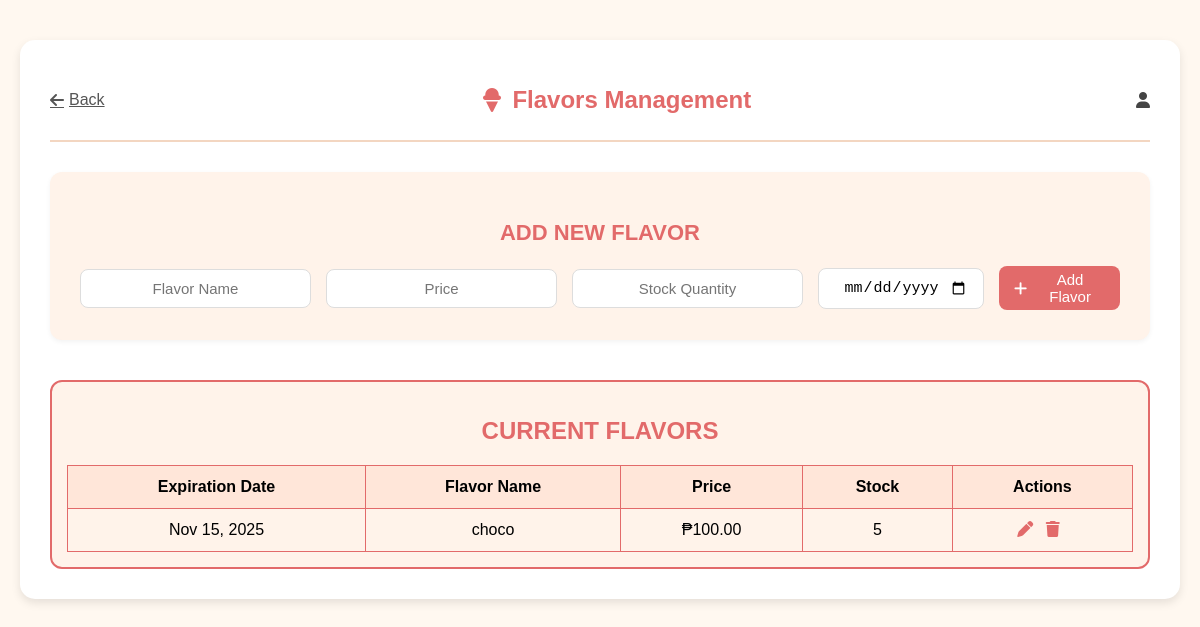
Page /flavors/ on the earlier database version.
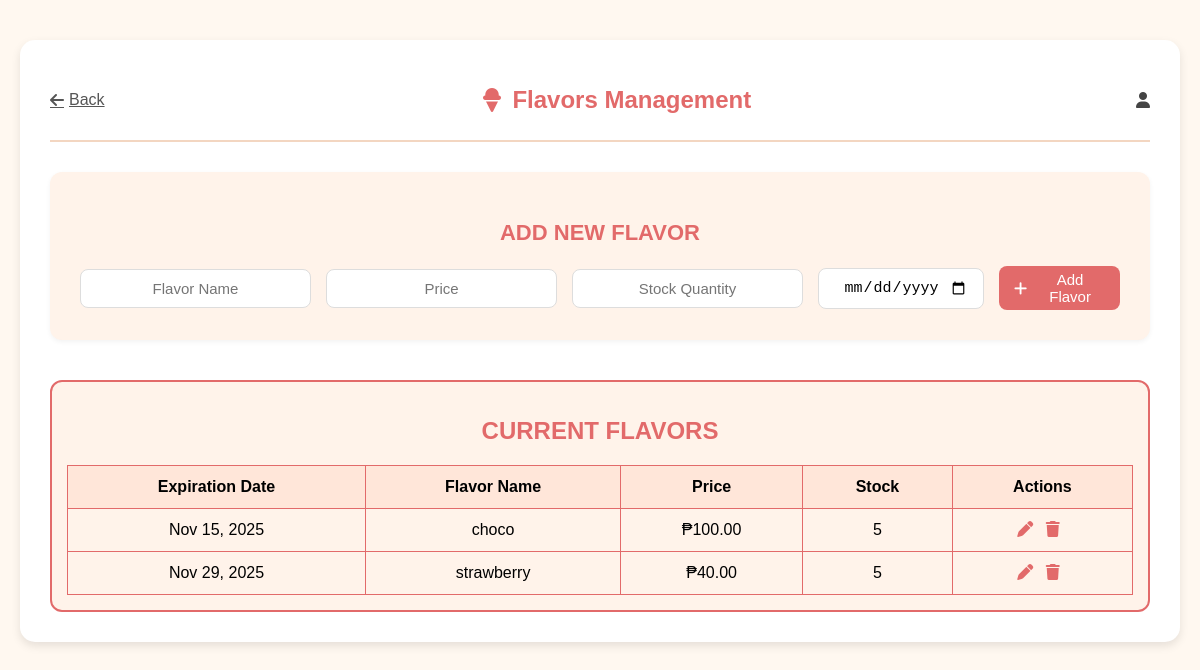
Same page on the later database version.
### dashboard/models.py (models this page shows, shortened)
class Flavor(models.Model):
    name = models.CharField(max_length=100)
    price = models.DecimalField(max_digits=6, decimal_places=2)
    quantity = models.PositiveIntegerField(default=0)
    expiration_date = models.DateField(null=True, blank=True)  # 👈 Add this
    created_at = models.DateTimeField(default=timezone.now)    # 👈 Keep if you want timestamps

### dashboard/views.py (the view, shortened to what this page needs)
# urls.py: path('flavors/', views.flavors, name='flavors'),  # add / list
def flavors(request):
    flavors = Flavor.objects.all().order_by('name')
    flavor_to_edit = None
    if 'edit' in request.GET:
        flavor_to_edit = Flavor.objects.get(id=request.GET['edit'])
    return render(request, 'dashboard/flavors.html', {
        'flavors': flavors,
        'flavor_to_edit': flavor_to_edit
    })

### dashboard/templates/dashboard/flavors.html (shortened to what this page needs)
{% load static %}
<!DOCTYPE html>
<html lang="en">
<head>
  <link rel="stylesheet" href="{% static 'css/flavors.css' %}">
  <link rel="stylesheet" href="https://cdnjs.cloudflare.com/ajax/libs/font-awesome/6.5.0/css/all.min.css">
</head>
<body>
  <div class="container">
    <header class="header">
      <a href="{% url 'home' %}" class="back-btn">
        <i class="fa-solid fa-arrow-left"></i> Back
      </a>
      <h1><i class="fa-solid fa-ice-cream"></i> Flavors Management</h1>
      <div class="admin-profile">
        <i class="fa-solid fa-user"></i>
      </div>
    </header>
    <section class="add-form">
      <h2>ADD NEW FLAVOR</h2>
      <form method="POST" action="{% url 'flavors' %}">
        <input type="text" name="name" placeholder="Flavor Name" required>
        <input type="number" name="price" placeholder="Price" step="0.01" required>
        <input type="number" name="quantity" placeholder="Stock Quantity" min="0" required>
        <input type="date" name="expiration_date" placeholder="Expiration Date" required>
        <button type="submit" class="add-btn">
          <i class="fa-solid fa-plus"></i> Add Flavor
        </button>
      </form>
    </section>
    <section class="flavor-list">
      <h2>CURRENT FLAVORS</h2>
      <table>
        <thead>
          <tr>
            <th>Expiration Date</th>
            <th>Flavor Name</th>
            <th>Price</th>
            <th>Stock</th>
            <th>Actions</th>
          </tr>
        </thead>
        <tbody>
          {% for flavor in flavors %}
            <tr>
              {% if flavor_to_edit and flavor_to_edit.id == flavor.id %}
                <form method="POST" action="{% url 'flavors' %}" class="inline-edit-form">
                  {% csrf_token %}
                  <td>
                    <input type="date" name="expiration_date" value="{{ flavor.expiration_date|date:'Y-m-d' }}">
                  </td>
                  <td>
                    <input type="text" name="name" value="{{ flavor.name }}">
                  </td>
                  <td>
                    <input type="number" name="price" value="{{ flavor.price }}" step="0.01">
                  </td>
                  <td>
                    <input type="number" name="quantity" value="{{ flavor.quantity }}">
                  </td>
                  <td class="actions">
                    <button type="submit" name="action" value="update_flavor">Save</button>
                    <a href="{% url 'flavors' %}" class="cancel-btn">Cancel</a>
                    <input type="hidden" name="flavor_id" value="{{ flavor.id }}">
                  </td>
                </form>
              {% else %}
                <td>{{ flavor.expiration_date|date:"M d, Y" }}</td>
                <td>{{ flavor.name }}</td>
                <td>₱{{ flavor.price|floatformat:2 }}</td>
                <td>{{ flavor.quantity }}</td>
                <td class="actions">
                  <a href="{% url 'flavors' %}?edit={{ flavor.id }}" title="Edit">
                    <i class="fa-solid fa-pen"></i>
                  </a>
                  <a href="{% url 'delete_flavor' flavor.id %}"
                     onclick="return confirm('Are you sure you want to delete {{ flavor.name }}?')"
                     title="Delete">
                    <i class="fa-solid fa-trash"></i>
                  </a>
                </td>
              {% endif %}
            </tr>
          {% empty %}
            <tr>
              <td colspan="5" class="no-data">No flavors found.</td>
            </tr>
          {% endfor %}
        </tbody>
      </table>
    </section>
  </div>
</body>
</html>

Differences in the rows shown:
added Flavor: expiration_date "Nov 29, 2025", name "strawberry", price "40.00", quantity "5"
